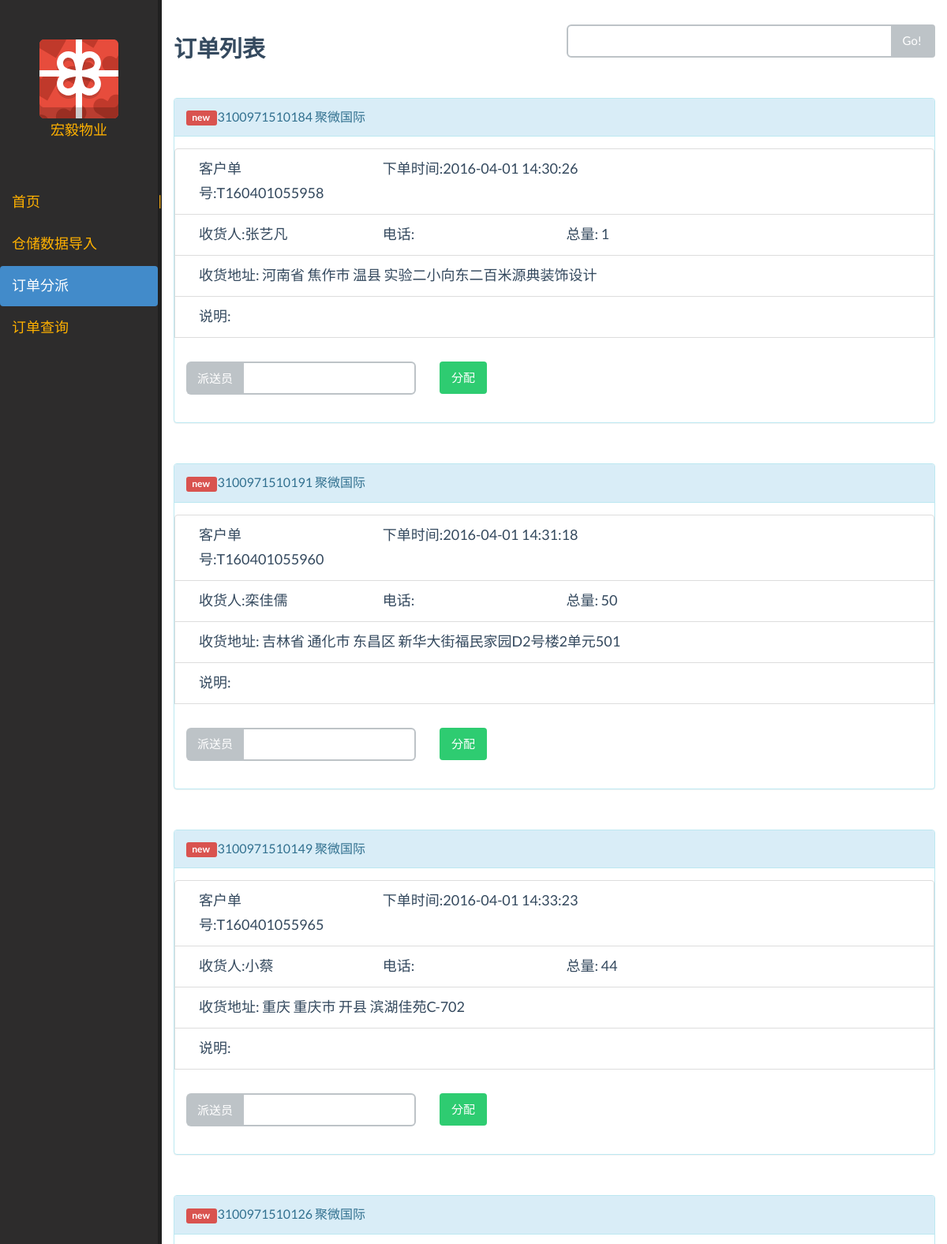
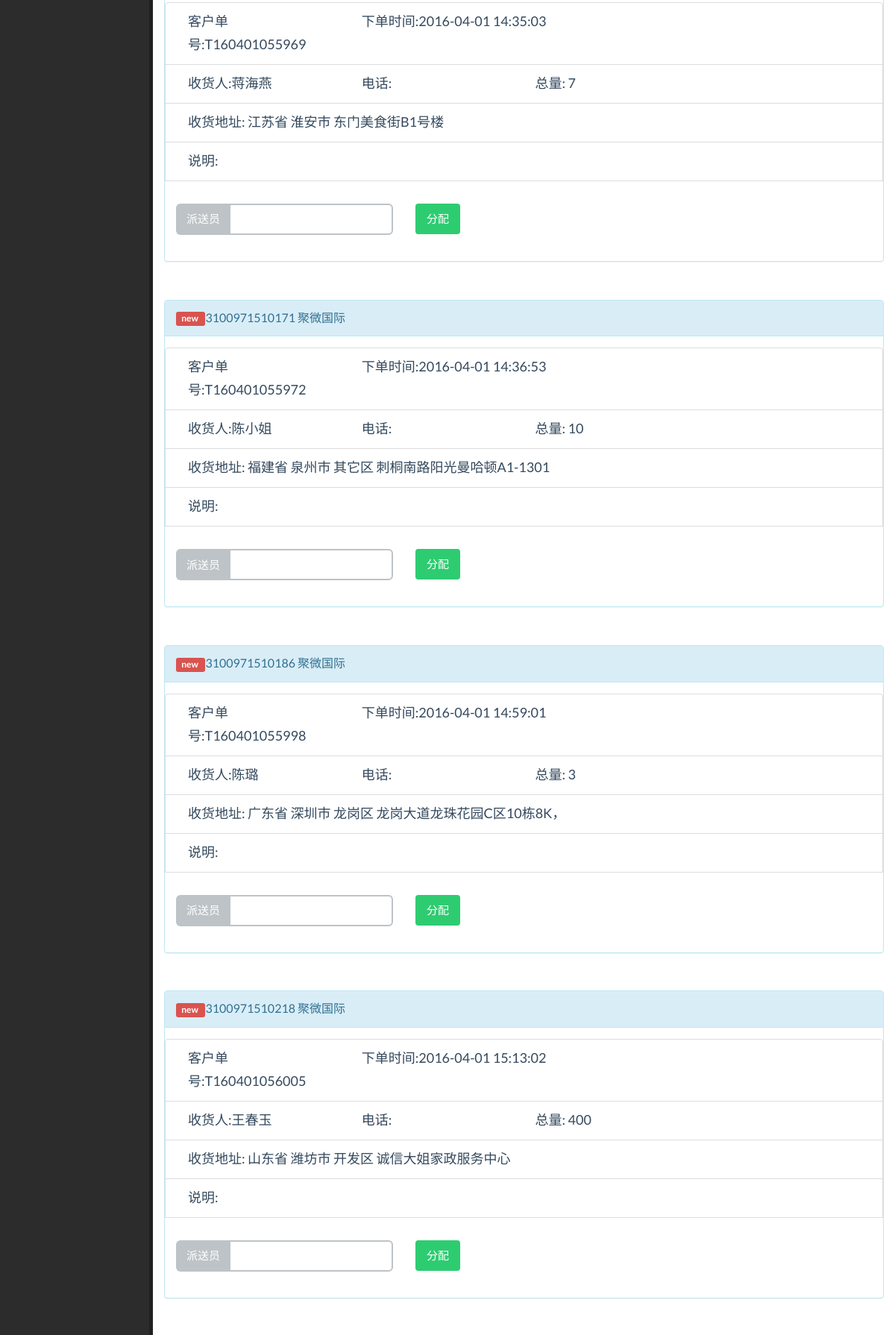
The app's page /order_query_page/2 (upper part) with its own data (2 pictures, top to bottom).
### apps/data/transgodatabase.py (models this page shows, shortened)
class Order(Base):
    __tablename__ = "order"
    ID = Column(String(20), primary_key=True)
    clienter = Column(String(20), nullable=False)
    tick = Column(String(20))
    user = Column(String(6))
    addr = Column(String(128), nullable=False)
    tel = Column(String(11))
    count = Column(Integer)
    express = Column(String(10))
    time = Column(DateTime,
                  default=datetime.now)
    descript = Column(String(256))
    print_status = Column(String(5))
    cancel_status = Column(Boolean)
    status = Column(String(10), nullable=False, default="Import")
    courise = Column(Integer, ForeignKey("courise.courise_id"))

### apps/main/views.py (the view)
@main_app.route("/order_query_page/<int:page_number>")
def order_post_page(page_number):
    session = make_session()
    orders = session.query(Order)\
        .filter(Order.status != "Finish")\
        .filter(Order.courise == None)\
        .order_by(Order.time)\
        .limit(PAGE_COUNT)\
        .offset((page_number - 1) * PAGE_COUNT)
    page_num = page_number + 1
    return render_template("order_query_frame.html",
                           orders=orders,
                           num=page_num)

### apps/data/transgodatabase.py (called while the page is built)
def make_session():
    Session = sessionmaker(bind=engine)
    session = Session()
    return session

### templates/order_query_frame.html (shortened to what this page needs)
{% extends "main_frame.html" %}
{% block main_content %}
{% include "order_query.html" %}
{% endblock %}

### templates/order_query.html (shortened to what this page needs)
{% extends "main_content.html" %}
{% block main_content %}
<br/>
<div class="row">
    <div class="col-lg-6">
        <h4>订单列表</h4>
    </div>
    <div class="col-lg-6">
        <div class="input-group">
            <input class="form-control" name="" type="text" value=""/>
            <span class="input-group-btn">
                <button class="btn btn-default" type="button">
                    Go!
                </button>
            </span>
        </div>
    </div>
</div>
<br/>
{% for order in orders %}
<div class="panel panel-info">
    <div class="panel-heading">
        <div class="panel-title">
            {% if not order.courise %}
            <div class="label label-danger"> new </div>
            {% endif %}
            {{ order.ID }} {{order.clienter}}
        </div>
    </div>
    <div class="panel-body">
        <div class="list-group">
            <div class="row list-group-item">
                <div class="col-xs-3">客户单号:{{order.tick}}</div>
                <div class="col-xs-6">下单时间:{{order.time}}</div>
            </div>
            <div class="row list-group-item">
                <div class="col-xs-3">收货人:{{order.user}}</div>
                <div class="col-xs-3">电话: {{order.tel}}</div>
                <div class="col-xs-3">总量: {{order.count}}</div>
            </div>
            <div class="row list-group-item">
                <div class="col-xs-12">
                    <span>收货地址:</span>
                    <span>{{order.addr}}</span>
                </div>
            </div>
            <div class="row list-group-item">
                <div class="col-xs-12">
                    <span>说明:</span>
                </div>
            </div>
            <br/>
            {% if order.courise %}
            <div class="row">
                <div class="col-md-4">
                    <div class="input-group">
                        <sapn class="input-group-addon">派送员</sapn>
                        <input type="text" class="form-control" value="{{order.courise}}" readonly/>
                    </div>
                </div>
            </div>
            {% else %}
            <div class="row">
                <div class="col-md-4">
                    <div class="input-group">
                        <sapn class="input-group-addon">派送员</sapn>
                        <input type="text" id="{{order.ID}}_post" class="form-control">
                    </div>
                </div>
                <span class="col-md-1">
                    <input type="button" class="btn btn-success" data-id="{{order.ID}}" value="分配" onclick=javascript:post_order("{{order.ID}}")></input>
                </span>
            </div>
            {% endif %}
        </div>
    </div>
</div>
<br/>
{% endfor %}
{% endblock %}

### records on screen
Order: shows "new", ID "3100971510184", clienter "聚微国际", tick "T160401055958", time "2016-04-01 14:30:26", user "张艺凡", count "1", addr "河南省 焦作市 温县 实验二小向东二百米源典装饰设计"
Order: shows "new", ID "3100971510191", clienter "聚微国际", tick "T160401055960", time "2016-04-01 14:31:18", user "栾佳儒", count "50", addr "吉林省 通化市 东昌区 新华大街福民家园D2号楼2单元501"
Order: shows "new", ID "3100971510149", clienter "聚微国际", tick "T160401055965", time "2016-04-01 14:33:23", user "小蔡", count "44", addr "重庆 重庆市 开县 滨湖佳苑C-702"
Order: shows "new", ID "3100971510126", clienter "聚微国际", tick "T160401055969", time "2016-04-01 14:35:03", user "蒋海燕", count "7", addr "江苏省 淮安市 东门美食街B1号楼"
Order: shows "new", ID "3100971510171", clienter "聚微国际", tick "T160401055972", time "2016-04-01 14:36:53", user "陈小姐", count "10", addr "福建省 泉州市 其它区 刺桐南路阳光曼哈顿A1-1301"
Order: shows "new", ID "3100971510186", clienter "聚微国际", tick "T160401055998", time "2016-04-01 14:59:01", user "陈璐", count "3", addr "广东省 深圳市 龙岗区 龙岗大道龙珠花园C区10栋8K，"
Order: shows "new", ID "3100971510218", clienter "聚微国际", tick "T160401056005", time "2016-04-01 15:13:02", user "王春玉", count "400", addr "山东省 潍坊市 开发区 诚信大姐家政服务中心"
